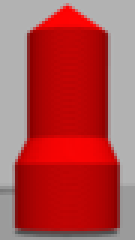
#> input picture robotx_vision/scripts/image/buoy_marker.png, 45 x 80 px (shown 3 times larger)
$ python feature_matching.py   (older library calls are emulated)
#> lines starting #> are read from the running program, lines starting #| are printed output that depends on the picture; after the words box and inside, x2 and y2 are one past the last pixel; in counts of white or black regions, pixels touching at a corner belong together
# brute force with orb

import numpy as np
import cv2
from matplotlib import pyplot as plt

def drawMatches(img1, kp1, img2, kp2, matches):
    """
    My own implementation of cv2.drawMatches as OpenCV 2.4.9
    does not have this function available but it's supported in
    OpenCV 3.0.0

    This function takes in two images with their associated
    keypoints, as well as a list of DMatch data structure (matches)
    that contains which keypoints matched in which images.

    An image will be produced where a montage is shown with
    the first image followed by the second image beside it.

    Keypoints are delineated with circles, while lines are connected
    between matching keypoints.

    img1,img2 - Grayscale images
    kp1,kp2 - Detected list of keypoints through any of the OpenCV keypoint
              detection algorithms
    matches - A list of matches of corresponding keypoints through any
              OpenCV keypoint matching algorithm
    """

    # Create a new output image that concatenates the two images together
    # (a.k.a) a montage
    rows1 = img1.shape[0]
    cols1 = img1.shape[1]
    rows2 = img2.shape[0]
    cols2 = img2.shape[1]

    out = np.zeros((max([rows1,rows2]),cols1+cols2,3), dtype='uint8')
    # Place the first image to the left
    out[:rows1,:cols1] = np.dstack([img1, img1, img1])

    # Place the next image to the right of it
    out[:rows2,cols1:] = np.dstack([img2, img2, img2])

    # For each pair of points we have between both images
    # draw circles, then connect a line between them
    for mat in matches:

        # Get the matching keypoints for each of the images
        img1_idx = mat.queryIdx
        img2_idx = mat.trainIdx

        # x - columns
        # y - rows
        (x1,y1) = kp1[img1_idx].pt
        (x2,y2) = kp2[img2_idx].pt

        # Draw a small circle at both co-ordinates
        # radius 4
        # colour blue
        # thickness = 1
        cv2.circle(out, (int(x1),int(y1)), 4, (255, 0, 0), 1)
        cv2.circle(out, (int(x2)+cols1,int(y2)), 4, (255, 0, 0), 1)

        # Draw a line in between the two points
        # thickness = 1
        # colour blue
        cv2.line(out, (int(x1),int(y1)), (int(x2)+cols1,int(y2)), (255, 0, 0), 1)


    # Show the image
    cv2.imshow('Matched Features', out)
    cv2.waitKey(0)
    cv2.destroyWindow('Matched Features')

    # Also return the image if you'd like a copy
    return out


# main program
# img1 = cv2.imread('image/cameraman.png')  # queryImage
img1 = cv2.imread('image/buoy_marker.png')  # queryImage
#> img1 is the input picture: shape (80, 45, 3); mean B, G, R 72.4, 72.4, 178.6
gray1 = cv2.cvtColor(img1, cv2.COLOR_BGR2GRAY)
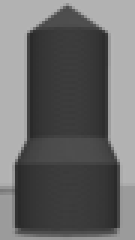
#> gray1: shape (80, 45) (shown 3 times larger); min 42, max 180, mean 104.2
gray1_np = np.float32(gray1)
# _, img1 = cv2.threshold(img1, 127, 255, cv2.THRESH_BINARY)
# img2 = cv2.imread('image/cameraman_rot55.png')  # trainImage
img2 = cv2.imread('image/sea.png')  # trainImage
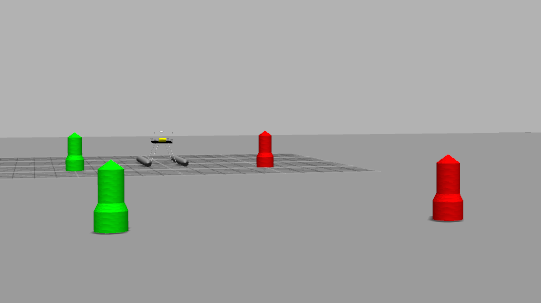
#> input picture robotx_vision/scripts/image/sea.png, 541 x 303 px
#> img2 is the input picture: shape (303, 541, 3); mean B, G, R 159.9, 162.8, 162.3
gray2 = cv2.cvtColor(img2, cv2.COLOR_BGR2GRAY)
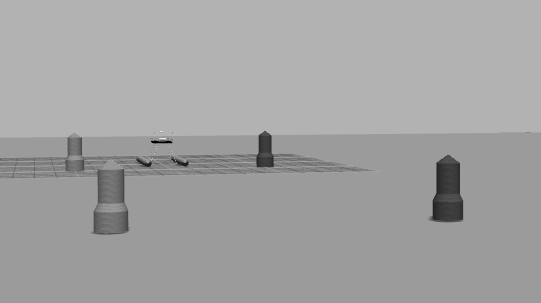
#> gray2: shape (303, 541); min 0, max 236, mean 162.3
gray2_np = np.float32(gray2)
# _, img2 = cv2.threshold(img2, 127, 255, cv2.THRESH_BINARY)

dst = cv2.cornerHarris(gray1_np, 2, 3, 0.04)
dst = cv2.dilate(dst,None)
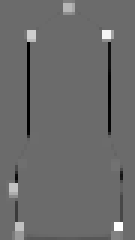
#> dst: shape (80, 45) float32 (shown 3 times larger); min -1656111.6, max 2281142.5, mean -2888.1; drawn with min black and max white

img1[dst>0.01*dst.max()]=[0,0,255]
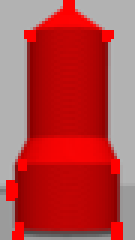
#> img1: shape (80, 45, 3) (shown 3 times larger); 4.11% of pixels changed, all inside (x1, y1, x2, y2) = (2, 0, 41, 80)

cv2.imshow('dst',img1)
if cv2.waitKey(0) & 0xff == 27:
#> (key Esc is pressed here)
    cv2.destroyAllWindows()

########### ORB #########
# Initiate orb detector
orb = cv2.ORB()

# find the keypoints and descriptors with SIFT
kp1, des1 = orb.detectAndCompute(gray1, None)
#> kp1 = (); des1 = None
kp2, des2 = orb.detectAndCompute(gray2, None)
#> kp2 = 378 keypoints; strongest (x, y, size): (152, 142, 31), (171, 142, 31), (186, 165, 31), (170, 142, 37.2)

img = cv2.drawKeypoints(img1, kp1, color=(0,255,0), flags=0)
cv2.imshow("img", img)
cv2.waitKey(0)
cv2.destroyAllWindows()

# # create BFMatcher object
# bf = cv2.BFMatcher(cv2.NORM_HAMMING, crossCheck=True)
#
# # Match descriptors.
# matches = bf.match(des1, des2)
#
# # Sort them in the order of their distance.
# matches = sorted(matches, key = lambda x:x.distance)

# FLANN parameters
FLANN_INDEX_KDTREE = 0
index_params = dict(algorithm = FLANN_INDEX_KDTREE, trees = 5)
search_params = dict(checks=50)   # or pass empty dictionary

flann = cv2.FlannBasedMatcher(index_params,search_params)

matches = flann.knnMatch(des1,des2,k=2)
#> matches = ()

# Need to draw only good matches, so create a mask
matchesMask = [[0,0] for i in xrange(len(matches))]
#> matchesMask = []

# ratio test as per Lowe's paper
for i,(m,n) in enumerate(matches):
    if m.distance < 0.7*n.distance:
        matchesMask[i]=[1,0]
#> this loop made 0 passes

draw_params = dict(matchColor = (0,255,0),
                   singlePointColor = (255,0,0),
                   matchesMask = matchesMask,
                   flags = 0)
#> draw_params = {'matchColor': (0, 255, 0), 'singlePointColor': (255, 0, 0), 'matchesMask': [], 'flags': 0}

# img3 = cv2.drawMatchesKnn(gray1,kp1,gray2,kp2,matches,None,**draw_params)

# Draw first 10 matches.
img3 = drawMatches(gray1,kp1,gray2,kp2,matches[:10])
#> in drawMatches, `out[:rows1,:cols1] = np.dstack([img1, img1, img1])`:
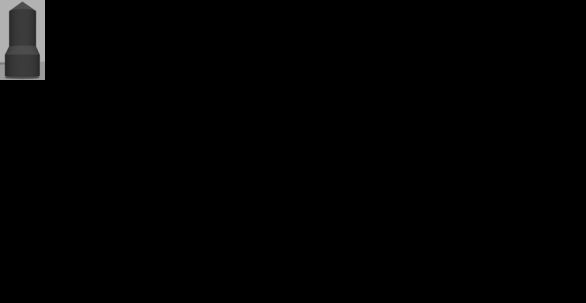
#> out: shape (303, 586, 3); min 0, max 180, mean 2.1
#> in drawMatches, `out[:rows2,cols1:] = np.dstack([img2, img2, img2])`:
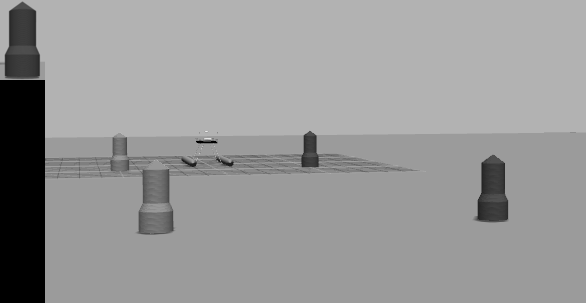
#> out: shape (303, 586, 3); min 0, max 236, mean 152

########### SIFT ###########
# # Initiate SIFT detector
# surf = cv2.Feature2D_create("SIFT")
#
# # find the keypoints and descriptors with SIFT
# kp1, des1 = surf.detectAndCompute(img1, None)
# kp2, des2 = surf.detectAndCompute(img2, None)
#
# img = cv2.drawKeypoints(img1, kp1)
#
# cv2.imshow("img", img)
# cv2.waitKey(0)
# cv2.destroyAllWindows()
# # BFMatcher with default params
# bf = cv2.BFMatcher()
# matches = bf.knnMatch(des1,des2, k=2)
#
# # Apply ratio test
# good = []
# for m,n in matches:
#     if m.distance < 0.75*n.distance:
#         good.append([m])
#
# # cv2.drawMatchesKnn expects list of lists as matches.
# img3 = drawMatchesKnn(img1,kp1,img2,kp2,good,flags=2)
